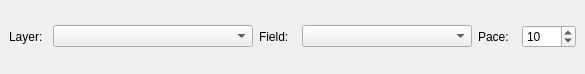
<?xml version="1.0" encoding="UTF-8"?>
<ui version="4.0">
 <class>DockWidget</class>
 <widget class="QDockWidget" name="DockWidget">
  <property name="geometry">
   <rect>
    <x>0</x>
    <y>0</y>
    <width>585</width>
    <height>74</height>
   </rect>
  </property>
  <property name="windowTitle">
   <string>Contour Settings</string>
  </property>
  <widget class="QWidget" name="dockWidgetContents">
   <layout class="QGridLayout" name="gridLayout">
    <item row="0" column="0">
     <widget class="QLabel" name="label">
      <property name="text">
       <string>Layer:</string>
      </property>
     </widget>
    </item>
    <item row="0" column="1">
     <widget class="QComboBox" name="layerCombo">
      <property name="sizePolicy">
       <sizepolicy hsizetype="Minimum" vsizetype="Fixed">
        <horstretch>0</horstretch>
        <verstretch>0</verstretch>
       </sizepolicy>
      </property>
      <property name="minimumSize">
       <size>
        <width>200</width>
        <height>0</height>
       </size>
      </property>
     </widget>
    </item>
    <item row="0" column="2">
     <widget class="QLabel" name="label_2">
      <property name="text">
       <string>Field:</string>
      </property>
     </widget>
    </item>
    <item row="0" column="3">
     <widget class="QComboBox" name="attributeCombo">
      <property name="sizePolicy">
       <sizepolicy hsizetype="Minimum" vsizetype="Fixed">
        <horstretch>0</horstretch>
        <verstretch>0</verstretch>
       </sizepolicy>
      </property>
      <property name="minimumSize">
       <size>
        <width>170</width>
        <height>0</height>
       </size>
      </property>
     </widget>
    </item>
    <item row="0" column="4">
     <widget class="QLabel" name="label_3">
      <property name="text">
       <string>Pace:</string>
      </property>
     </widget>
    </item>
    <item row="0" column="5">
     <widget class="QSpinBox" name="spinBox">
      <property name="maximum">
       <number>1000</number>
      </property>
      <property name="value">
       <number>10</number>
      </property>
     </widget>
    </item>
   </layout>
  </widget>
 </widget>
 <resources/>
 <connections/>
</ui>
